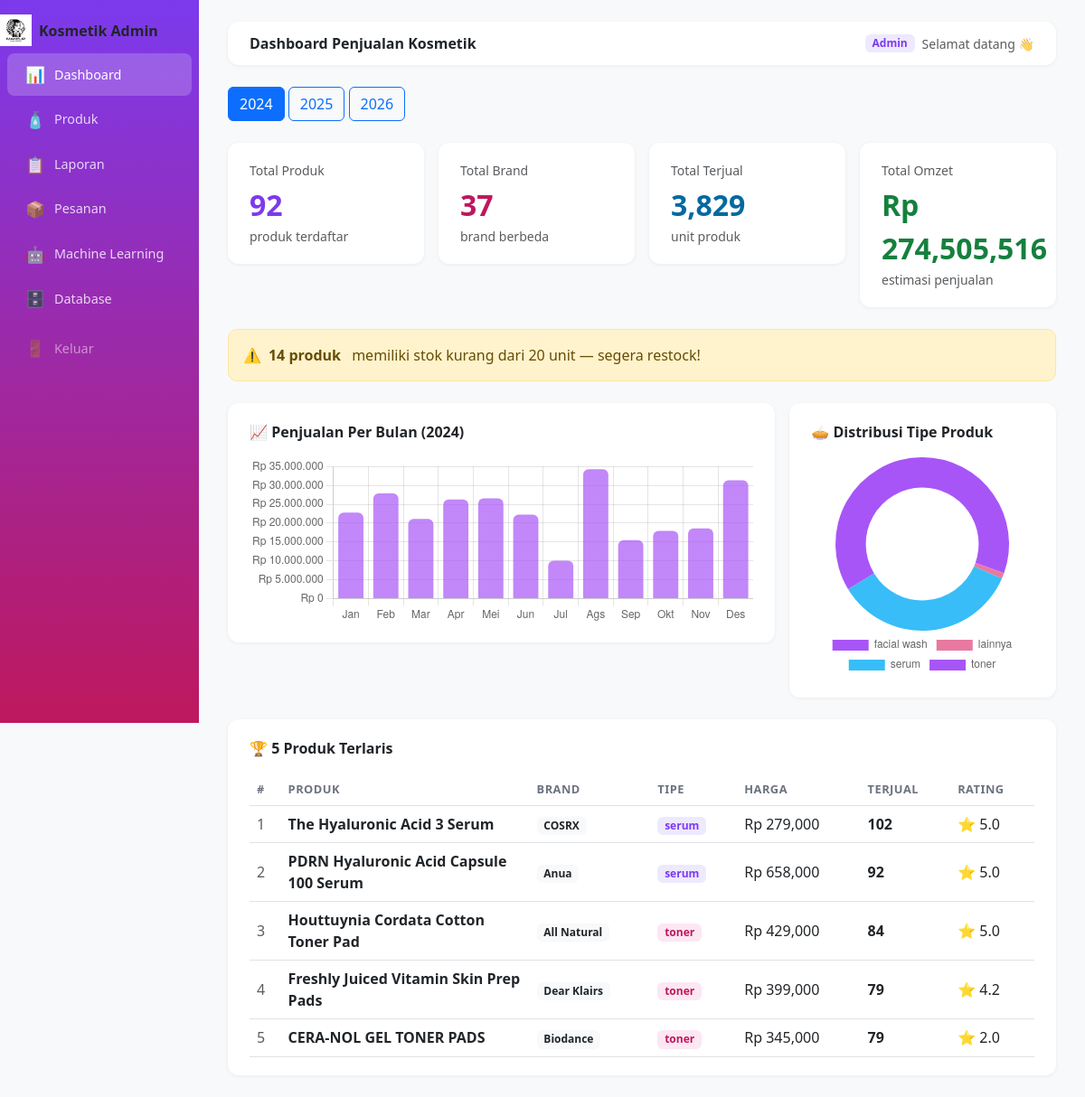
Page /dashboard (signed in) on the earlier database version.
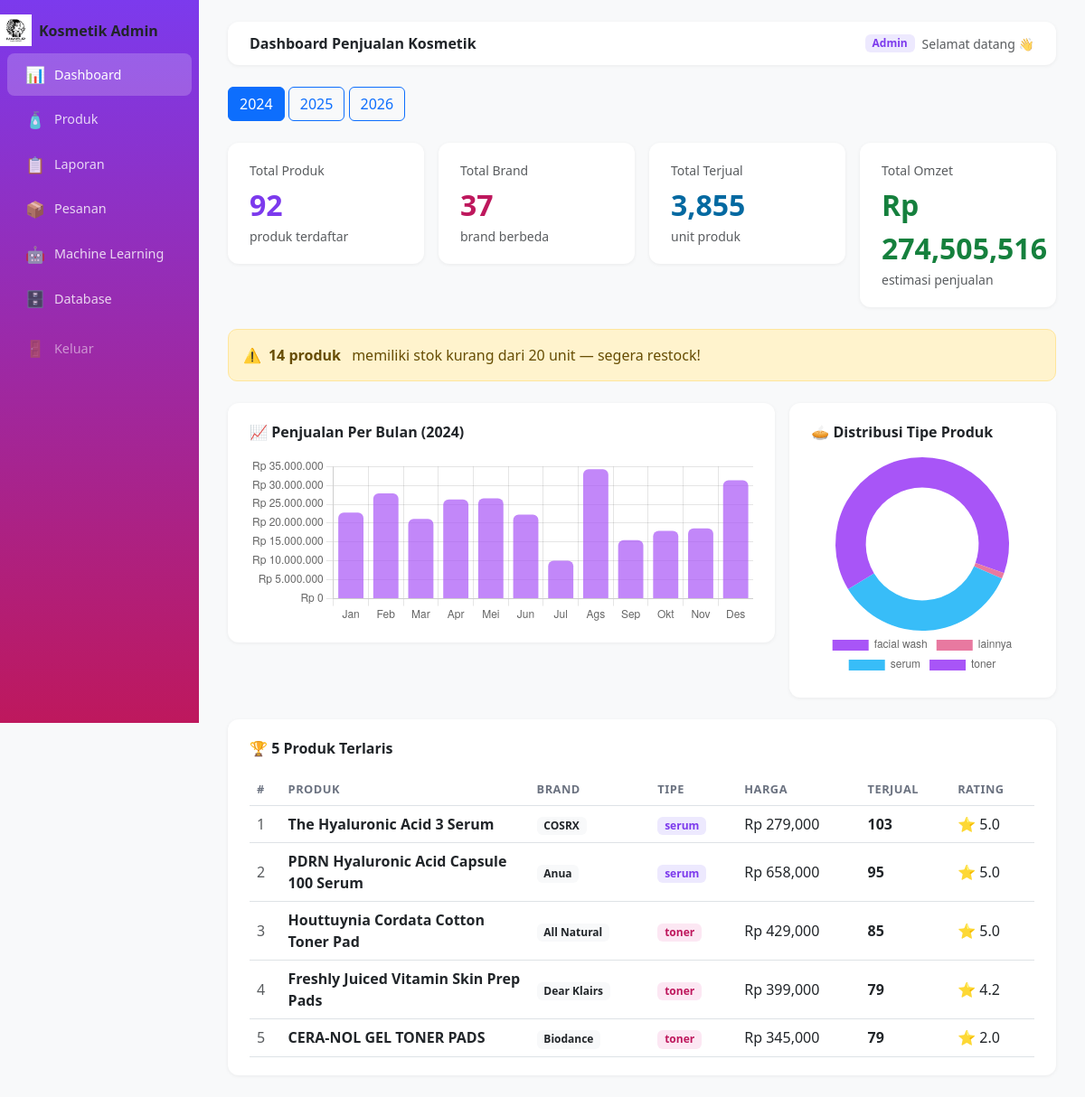
Same page on the later database version.
### admin/app_admin.py (models this page shows)
class Produk(db.Model):
    id          = db.Column(db.Integer, primary_key=True)
    brand       = db.Column(db.String(100))
    nama        = db.Column(db.String(200))
    tipe        = db.Column(db.String(50))
    ukuran      = db.Column(db.String(50))
    harga       = db.Column(db.Float)
    stok        = db.Column(db.Integer, default=0)
    terjual     = db.Column(db.Integer, default=0)
    rating      = db.Column(db.Float, default=0)
    bpom_id     = db.Column(db.String(50))
    url         = db.Column(db.String(300))
    deskripsi   = db.Column(db.Text)
    ingredients = db.Column(db.Text)
    gambar      = db.Column(db.String(200))

### admin/app_admin.py (the view, shortened to what this page needs)
@app.route('/dashboard')
def dashboard():
    if not cek_login():
        return redirect('/')
    tahun = request.args.get('tahun', '2024')
    total_produk  = Produk.query.count()
    total_brand   = db.session.query(
        func.count(func.distinct(Produk.brand))
    ).scalar()
    total_terjual = db.session.query(
        func.sum(Produk.terjual)
    ).scalar() or 0
    if tahun in ['2024', '2025']:
        total_omzet = db.session.query(
            func.sum(Transaksi.total)
        ).filter(
            Transaksi.tanggal.like(f'{tahun}-%')
        ).scalar() or 0
    stok_menipis  = Produk.query.filter(Produk.stok < 20).count()
    total_pesanan = Pesanan.query.count()
    menunggu      = Pesanan.query.filter_by(status='Menunggu').count()
    bulan_map = {'01':'Jan','02':'Feb','03':'Mar','04':'Apr','05':'Mei','06':'Jun',
                 '07':'Jul','08':'Ags','09':'Sep','10':'Okt','11':'Nov','12':'Des'}
    if tahun in ['2024', '2025']:
        rows = db.session.query(
            Transaksi.tanggal,
            func.sum(Transaksi.total)
        )\
        .filter(
            Transaksi.tanggal.like(f'{tahun}-%')
        )\
        .group_by(Transaksi.tanggal)\
        .order_by(Transaksi.tanggal)\
        .all()
    bulan_label = [bulan_map.get(r[0].split('-')[1], r[0]) for r in rows]
    bulan_total = [int(r[1]) for r in rows]
    terlaris = Produk.query.order_by(Produk.terjual.desc()).limit(5).all()
    tipe_rows = db.session.query(Produk.tipe, func.count(Produk.id)).group_by(Produk.tipe).all()
    return render_template('dashboard.html',
        tahun=tahun,
        total_produk=total_produk, total_brand=total_brand,
        total_terjual=total_terjual, total_omzet=total_omzet,
        stok_menipis=stok_menipis, total_pesanan=total_pesanan,
        menunggu=menunggu, terlaris=terlaris,
        bulan_label=bulan_label, bulan_total=bulan_total,
        tipe_label=[r[0] for r in tipe_rows],
        tipe_count=[r[1] for r in tipe_rows])

### admin/app_admin.py (called while the page is built)
def cek_login():
    return session.get('login', False)

### admin/templates/dashboard.html (shortened to what the changed rows need)
{% extends 'base.html' %} {% block title %}Dashboard{% endblock %}  {% block content %}
<div class="row g-3 mb-4">
  <div class="col-md-3">
    <div class="card-stat">
      <div class="text-muted small mb-1">Total Terjual</div>
      <div class="fs-2 fw-bold" style="color: #0369a1">
        {{ "{:,}".format(total_terjual) }}
      </div>
      <div class="text-muted small">unit produk</div>
    </div>
  </div>
</div>
<div class="card-stat">
  <div class="table-responsive">
    <table class="table table-hover align-middle mb-0">
      <thead>
        <tr>
          <th>#</th>
          <th>Produk</th>
          <th>Brand</th>
          <th>Tipe</th>
          <th>Harga</th>
          <th>Terjual</th>
          <th>Rating</th>
        </tr>
      </thead>
      <tbody>
        {% for p in terlaris %}
        <tr>
          <td class="text-muted">{{ loop.index }}</td>
          <td class="fw-semibold" style="max-width: 200px">
            {{ p.nama[:40] }}{% if p.nama|length > 40 %}…{% endif %}
          </td>
          <td><span class="badge bg-light text-dark">{{ p.brand }}</span></td>
          <td>
            <span class="badge badge-{{ p.tipe.replace(' ','') }}"
              >{{ p.tipe }}</span
            >
          </td>
          <td>Rp {{ "{:,.0f}".format(p.harga) }}</td>
          <td><strong>{{ p.terjual }}</strong></td>
          <td>⭐ {{ p.rating }}</td>
        </tr>
        {% endfor %}
      </tbody>
    </table>
  </div>
</div>
<script>
  // Grafik Bulanan
  new Chart(document.getElementById('chartBulan'), {
    type: 'bar',
    data: {
      labels: {{ bulan_label | tojson }},
      datasets: [{
        label: 'Total Penjualan (Rp)',
        data: {{ bulan_total | tojson }},
        backgroundColor: 'rgba(168,85,247,0.7)',
        borderRadius: 6
      }]
    },
    options: {
      plugins: { legend: { display: false } },
      scales: {
        y: { ticks: { callback: v => 'Rp '+v.toLocaleString('id') } }
      }
    }
  });
  // Grafik Donut
  new Chart(document.getElementById('chartTipe'), {
    type: 'doughnut',
    data: {
      labels: {{ tipe_label | tojson }},
      datasets: [{ data: {{ tipe_count | tojson }},
        backgroundColor: ['#a855f7','#e879a0','#38bdf8'],
        borderWidth: 0
      }]
    },
    options: { plugins: { legend: { position: 'bottom' } }, cutout: '65%' }
  });
</script>
{% endblock %}

Differences in the rows shown:
changed Produk "The Hyaluronic Acid 3 Serum": terjual "102" → "103"
changed Produk "PDRN Hyaluronic Acid Capsule 100 Serum": terjual "92" → "95"
changed Produk "Houttuynia Cordata Cotton Toner Pad": terjual "84" → "85"
Other differences:
{{ "{:,}".format(total_terjual) }}: "3,829" → "3,855"
